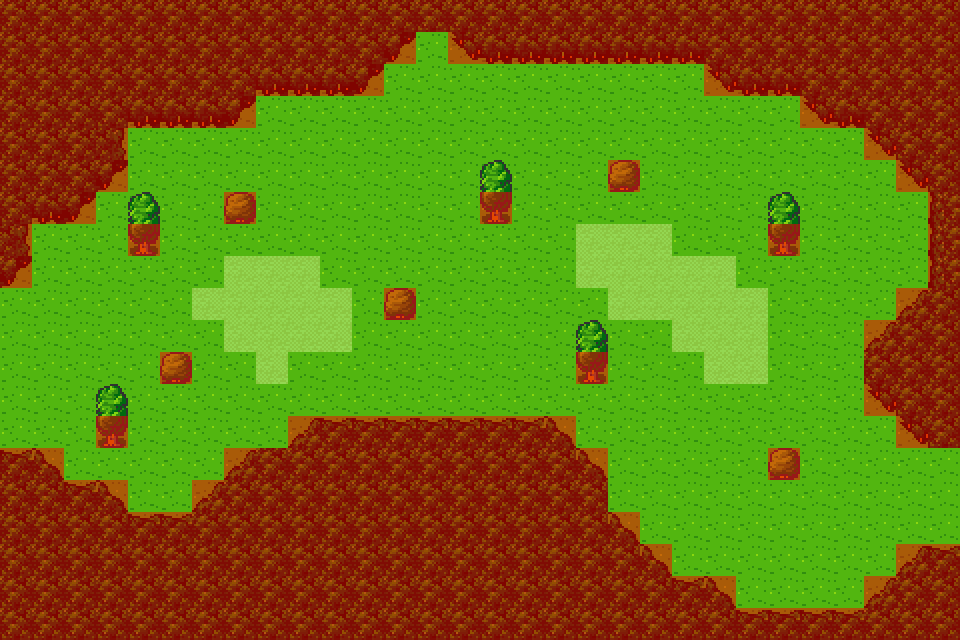

Rendered tile map (Tiled .tmx) drawn with the repository's tilesets; below, a short description and the full map source, tile grids included:
An orthogonal 30x20 tile map with 32x32 px tiles, 4 tile layers (Ground, Ground Details, Meta, Sky), 2 tilesets.

<map version="1.10" tiledversion="1.11.2" orientation="orthogonal" renderorder="right-down" width="30" height="20" tilewidth="32" tileheight="32" infinite="0" nextlayerid="5" nextobjectid="1">
 <tileset firstgid="1" source="Tiles.tsx" />
 <tileset firstgid="498" source="Meta.tsx" />
 <layer id="1" name="Ground" width="30" height="20">
  <data encoding="csv">
2,2,2,2,2,2,2,2,2,2,2,2,2,2,2,2,2,2,2,2,2,2,2,2,2,2,2,2,2,2,
2,2,2,2,2,2,2,2,2,2,2,2,2,2,2,2,2,2,2,2,2,2,2,2,2,2,2,2,2,2,
2,2,2,2,2,2,2,2,2,2,2,2,2,2,2,2,2,2,2,2,2,2,2,2,2,2,2,2,2,2,
2,2,2,2,2,2,2,2,2,2,2,2,2,2,2,2,2,2,2,2,2,2,2,2,2,2,2,2,2,2,
2,2,2,2,2,2,2,2,2,2,2,2,2,2,2,2,2,2,2,2,2,2,2,2,2,2,2,2,2,2,
2,2,2,2,2,2,2,2,2,2,2,2,2,2,2,2,2,2,2,2,2,2,2,2,2,2,2,2,2,2,
2,2,2,2,2,2,2,2,2,2,2,2,2,2,2,2,2,2,2,2,2,2,2,2,2,2,2,2,2,2,
2,2,2,2,2,2,2,2,2,2,2,2,2,2,2,2,2,2,145,145,145,2,2,2,2,2,2,2,2,2,
2,2,2,2,2,2,2,145,145,145,2,2,2,2,2,2,2,2,145,145,145,145,145,2,2,2,2,2,2,2,
2,2,2,2,2,2,145,145,145,145,145,2,2,2,2,2,2,2,2,145,145,145,145,145,2,2,2,2,2,2,
2,2,2,2,2,2,2,145,145,145,145,2,2,2,2,2,2,2,2,2,2,145,145,145,2,2,2,2,2,2,
2,2,2,2,2,2,2,2,145,2,2,2,2,2,2,2,2,2,2,2,2,2,145,145,2,2,2,2,2,2,
2,2,2,2,2,2,2,2,2,2,2,2,2,2,2,2,2,2,2,2,2,2,2,2,2,2,2,2,2,2,
2,2,2,2,2,2,2,2,2,2,2,2,2,2,2,2,2,2,2,2,2,2,2,2,2,2,2,2,2,2,
2,2,2,2,2,2,2,2,2,2,2,2,2,2,2,2,2,2,2,2,2,2,2,2,2,2,2,2,2,2,
2,2,2,2,2,2,2,2,2,2,2,2,2,2,2,2,2,2,2,2,2,2,2,2,2,2,2,2,2,2,
2,2,2,2,2,2,2,2,2,2,2,2,2,2,2,2,2,2,2,2,2,2,2,2,2,2,2,2,2,2,
2,2,2,2,2,2,2,2,2,2,2,2,2,2,2,2,2,2,2,2,2,2,2,2,2,2,2,2,2,2,
2,2,2,2,2,2,2,2,2,2,2,2,2,2,2,2,2,2,2,2,2,2,2,2,2,2,2,2,2,2,
2,2,2,2,2,2,2,2,2,2,2,2,2,2,2,2,2,2,2,2,2,2,2,2,2,2,2,2,2,2
</data>
 </layer>
 <layer id="2" name="Ground Details" width="30" height="20">
  <data encoding="csv">
142,142,142,142,142,142,142,142,142,142,142,142,142,142,142,142,142,142,142,142,142,142,142,142,142,142,142,142,142,142,
142,142,142,142,142,142,142,142,142,142,142,142,150,0,148,149,149,149,149,149,149,149,142,142,142,142,142,142,142,142,
142,142,142,142,142,142,142,142,149,149,149,150,0,0,0,0,0,0,0,0,0,0,148,149,149,142,142,142,142,142,
142,142,142,142,149,149,149,150,0,0,0,0,0,0,0,0,0,0,0,0,0,0,0,0,0,148,149,142,142,142,
142,142,142,143,0,0,0,0,0,0,0,0,0,0,0,0,0,0,0,0,0,0,0,0,0,0,0,148,142,142,
142,142,142,150,0,0,0,0,0,0,0,0,0,0,0,0,0,0,0,147,0,0,0,0,0,0,0,0,148,142,
142,149,150,0,0,0,0,147,0,0,0,0,0,0,0,418,0,0,0,0,0,0,0,0,0,0,0,0,0,141,
143,0,0,0,418,0,0,0,0,0,0,0,0,0,0,0,0,0,0,0,0,0,0,0,418,0,0,0,0,141,
150,0,0,0,0,0,0,0,0,0,0,0,0,0,0,0,0,0,0,0,0,0,0,0,0,0,0,0,0,141,
0,0,0,0,0,0,0,0,0,0,0,0,147,0,0,0,0,0,0,0,0,0,0,0,0,0,0,0,134,142,
0,0,0,0,0,0,0,0,0,0,0,0,0,0,0,0,0,0,0,0,0,0,0,0,0,0,0,134,142,142,
0,0,0,0,0,147,0,0,0,0,0,0,0,0,0,0,0,0,418,0,0,0,0,0,0,0,0,142,142,142,
0,0,0,0,0,0,0,0,0,0,0,0,0,0,0,0,0,0,0,0,0,0,0,0,0,0,0,148,142,142,
0,0,0,418,0,0,0,0,0,134,135,135,135,135,135,135,135,136,0,0,0,0,0,0,0,0,0,0,148,142,
135,136,0,0,0,0,0,134,142,142,142,142,142,142,142,142,142,142,136,0,0,0,0,0,147,0,0,0,0,0,
142,142,135,136,0,0,134,142,142,142,142,142,142,142,142,142,142,142,142,0,0,0,0,0,0,0,0,0,0,0,
142,142,142,142,135,135,142,142,142,142,142,142,142,142,142,142,142,142,142,136,0,0,0,0,0,0,0,0,0,0,
142,142,142,142,142,142,142,142,142,142,142,142,142,142,142,142,142,142,142,142,136,0,0,0,0,0,0,0,134,135,
142,142,142,142,142,142,142,142,142,142,142,142,142,142,142,142,142,142,142,142,142,135,136,0,0,0,0,134,142,142,
142,142,142,142,142,142,142,142,142,142,142,142,142,142,142,142,142,142,142,142,142,142,142,135,135,135,135,142,142,142
</data>
 </layer>
 <layer id="4" name="Meta" width="30" height="20">
  <data encoding="csv">
498,498,498,498,498,498,498,498,498,498,498,498,498,498,498,498,498,498,498,498,498,498,498,498,498,498,498,498,498,498,
498,498,498,498,498,498,498,498,498,498,498,498,498,0,498,498,498,498,498,498,498,498,498,498,498,498,498,498,498,498,
498,498,498,498,498,498,498,498,498,498,498,498,0,0,0,0,0,0,0,0,0,0,498,498,498,498,498,498,498,498,
498,498,498,498,498,498,498,498,0,0,0,0,0,0,0,0,0,0,0,0,0,0,0,0,0,498,498,498,498,498,
498,498,498,498,0,0,0,0,0,0,0,0,0,0,0,0,0,0,0,0,0,0,0,0,0,0,0,498,498,498,
498,498,498,498,0,0,0,0,0,0,0,0,0,0,0,0,0,0,0,498,0,0,0,0,0,0,0,0,498,498,
498,498,498,0,0,0,0,498,0,0,0,0,0,0,0,498,0,0,0,0,0,0,0,0,0,0,0,0,0,498,
498,0,0,0,498,0,0,0,0,0,0,0,0,0,0,0,0,0,0,0,0,0,0,0,498,0,0,0,0,498,
498,0,0,0,0,0,0,0,0,0,0,0,0,0,0,0,0,0,0,0,0,0,0,0,0,0,0,0,0,498,
0,0,0,0,0,0,0,0,0,0,0,0,498,0,0,0,0,0,0,0,0,0,0,0,0,0,0,0,498,498,
0,0,0,0,0,0,0,0,0,0,0,0,0,0,0,0,0,0,0,0,0,0,0,0,0,0,0,498,498,498,
0,0,0,0,0,498,0,0,0,0,0,0,0,0,0,0,0,0,498,0,0,0,0,0,0,0,0,498,498,498,
0,0,0,0,0,0,0,0,0,0,0,0,0,0,0,0,0,0,0,0,0,0,0,0,0,0,0,498,498,498,
0,0,0,498,0,0,0,0,0,498,498,498,498,498,498,498,498,498,0,0,0,0,0,0,0,0,0,0,498,498,
498,498,0,0,0,0,0,498,498,498,498,498,498,498,498,498,498,498,498,0,0,0,0,0,498,0,0,0,0,0,
498,498,498,498,0,0,498,498,498,498,498,498,498,498,498,498,498,498,498,0,0,0,0,0,0,0,0,0,0,0,
498,498,498,498,498,498,498,498,498,498,498,498,498,498,498,498,498,498,498,498,0,0,0,0,0,0,0,0,0,0,
498,498,498,498,498,498,498,498,498,498,498,498,498,498,498,498,498,498,498,498,498,0,0,0,0,0,0,0,498,498,
498,498,498,498,498,498,498,498,498,498,498,498,498,498,498,498,498,498,498,498,498,498,498,0,0,0,0,498,498,498,
498,498,498,498,498,498,498,498,498,498,498,498,498,498,498,498,498,498,498,498,498,498,498,498,498,498,498,498,498,498
</data>
 </layer>
 <layer id="3" name="Sky" width="30" height="20">
  <properties>
   <property name="draw_over_actors" type="bool" value="true" />
  </properties>
  <data encoding="csv">
0,0,0,0,0,0,0,0,0,0,0,0,0,0,0,0,0,0,0,0,0,0,0,0,0,0,0,0,0,0,
0,0,0,0,0,0,0,0,0,0,0,0,0,0,0,0,0,0,0,0,0,0,0,0,0,0,0,0,0,0,
0,0,0,0,0,0,0,0,0,0,0,0,0,0,0,0,0,0,0,0,0,0,0,0,0,0,0,0,0,0,
0,0,0,0,0,0,0,0,0,0,0,0,0,0,0,0,0,0,0,0,0,0,0,0,0,0,0,0,0,0,
0,0,0,0,0,0,0,0,0,0,0,0,0,0,0,0,0,0,0,0,0,0,0,0,0,0,0,0,0,0,
0,0,0,0,0,0,0,0,0,0,0,0,0,0,0,411,0,0,0,0,0,0,0,0,0,0,0,0,0,0,
0,0,0,0,411,0,0,0,0,0,0,0,0,0,0,0,0,0,0,0,0,0,0,0,411,0,0,0,0,0,
0,0,0,0,0,0,0,0,0,0,0,0,0,0,0,0,0,0,0,0,0,0,0,0,0,0,0,0,0,0,
0,0,0,0,0,0,0,0,0,0,0,0,0,0,0,0,0,0,0,0,0,0,0,0,0,0,0,0,0,0,
0,0,0,0,0,0,0,0,0,0,0,0,0,0,0,0,0,0,0,0,0,0,0,0,0,0,0,0,0,0,
0,0,0,0,0,0,0,0,0,0,0,0,0,0,0,0,0,0,411,0,0,0,0,0,0,0,0,0,0,0,
0,0,0,0,0,0,0,0,0,0,0,0,0,0,0,0,0,0,0,0,0,0,0,0,0,0,0,0,0,0,
0,0,0,411,0,0,0,0,0,0,0,0,0,0,0,0,0,0,0,0,0,0,0,0,0,0,0,0,0,0,
0,0,0,0,0,0,0,0,0,0,0,0,0,0,0,0,0,0,0,0,0,0,0,0,0,0,0,0,0,0,
0,0,0,0,0,0,0,0,0,0,0,0,0,0,0,0,0,0,0,0,0,0,0,0,0,0,0,0,0,0,
0,0,0,0,0,0,0,0,0,0,0,0,0,0,0,0,0,0,0,0,0,0,0,0,0,0,0,0,0,0,
0,0,0,0,0,0,0,0,0,0,0,0,0,0,0,0,0,0,0,0,0,0,0,0,0,0,0,0,0,0,
0,0,0,0,0,0,0,0,0,0,0,0,0,0,0,0,0,0,0,0,0,0,0,0,0,0,0,0,0,0,
0,0,0,0,0,0,0,0,0,0,0,0,0,0,0,0,0,0,0,0,0,0,0,0,0,0,0,0,0,0,
0,0,0,0,0,0,0,0,0,0,0,0,0,0,0,0,0,0,0,0,0,0,0,0,0,0,0,0,0,0
</data>
 </layer>
</map>
